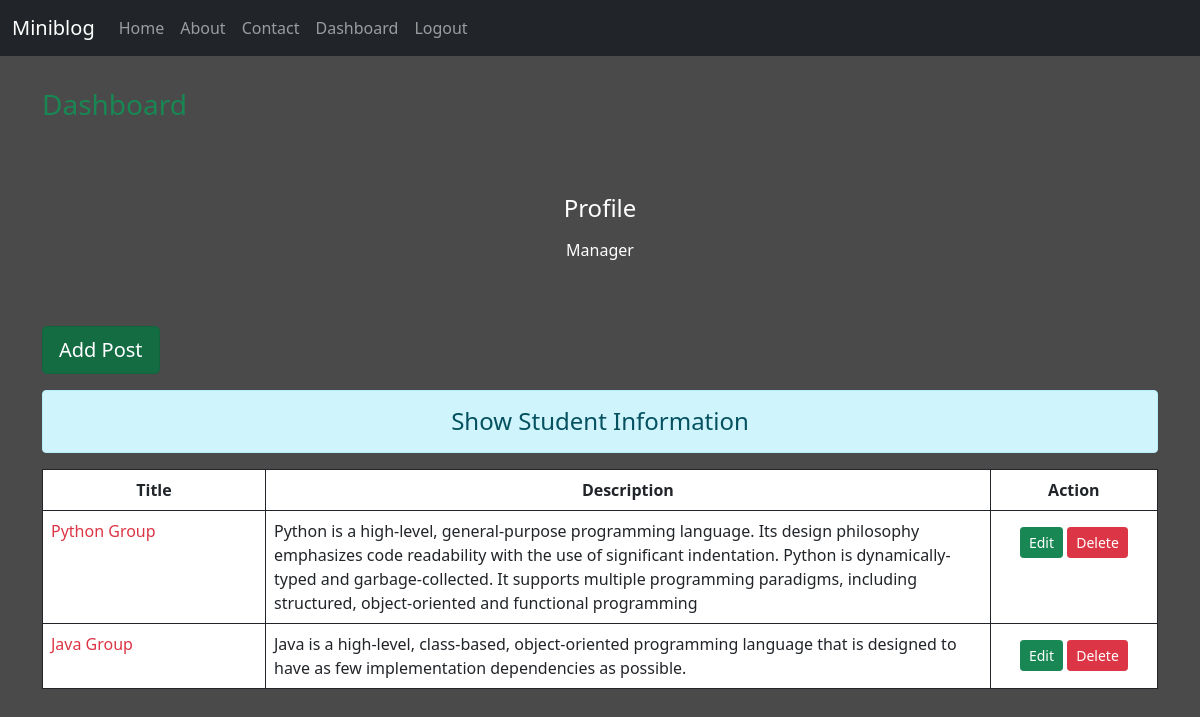
The page /dashboard/ (signed in) on the database its author committed.
### app/models.py (models this page shows)
class Post(models.Model):
    title=models.CharField(max_length=150)
    desc= models.TextField()

### app/views.py (the view)
# urls.py: path('dashboard/',views.dashboard,name='dashboard'),
def dashboard (request):
    if request.user.is_authenticated:
        post=Post.objects.all()
        user=request.user
        fullname=user.get_full_name()
        group=user.groups.all()
        return render(request, 'app/dashboard.html',{'post':post,'fullname':fullname,'groups':group})
    else:
        return HttpResponseRedirect("/login/")

### app/templates/app/dashboard.html (shortened to what this page needs)
{% extends 'app/base.html' %}
{% load static %}
    {% block msg %}
      <h3 class="text-success my-4">
        Dashboard
      </h3>
    {% endblock msg %}
{% block side %}
  <h4 class="my-3">Profile</h4>
  {% for group in groups %}
  <p class= 'mx-5'>{{group.name}}</p>
  {% endfor %}
{% endblock side %}
{% block content %}
    <a href="{% url 'addpost' %}" class="btn btn-success active my-3 btn-lg aria-pressed="true"">Add Post</a>
    <h4 class='text-center alert alert-info'>Show Student Information</h4>
    {% if post %}
  <table class="table table-bordered border-dark table-hover bg-white">
  <thead>
    <tr class="text-center">
      <th scope="col" style="width:20%">Title</th>
      <th scope="col" style="width:65%">Description</th>
      <th scope="col" style="width:15%">Action</th>
    </tr>
  </thead>
  <tbody>
    {% for pt in post %}
    <tr>
       <td scope="row" class="text-danger">{{pt.title}}</td>
       <td>{{pt.desc}}</td>
       <td class="text-center">
          <a href="{% url 'updatepost' pt.id %}" class='btn btn-success btn-sm my-2 '>Edit</a>
          {% if perms.blogapp.delete_post%}
          <form action="{% url 'deletepost' pt.id %}" class="d-inline" method="POST">
            <input type="submit" class="btn btn-danger btn-sm my-2" value="Delete">
          </form>
          {% endif %}
       </td>
    </tr>
    {% endfor %}
  </tbody>
</table>
   {% endif %}
{% endblock content %}

### app/static/app/css/style.css (style rules this page uses)
body { background-color: rgb(75,74,74); color:white; }

### app/templates/app/base.html (style rules this page uses)
body { background-color: rgb(75,74,74); color:white; }

### rows shown on the page
Post: title "Python Group", desc "Python is a high-level, general-purpose programming language. Its design philosophy emphasizes code readability with the use of significant indentation. Python is dynamically-typed and garbage-collected. It supports multiple programming paradigms, including structured, object-oriented and functional programming"
Post: title "Java Group", desc "Java is a high-level, class-based, object-oriented programming language that is designed to have as few implementation dependencies as possible."

### other values the page prints
{{ group.name }} "Manager"
